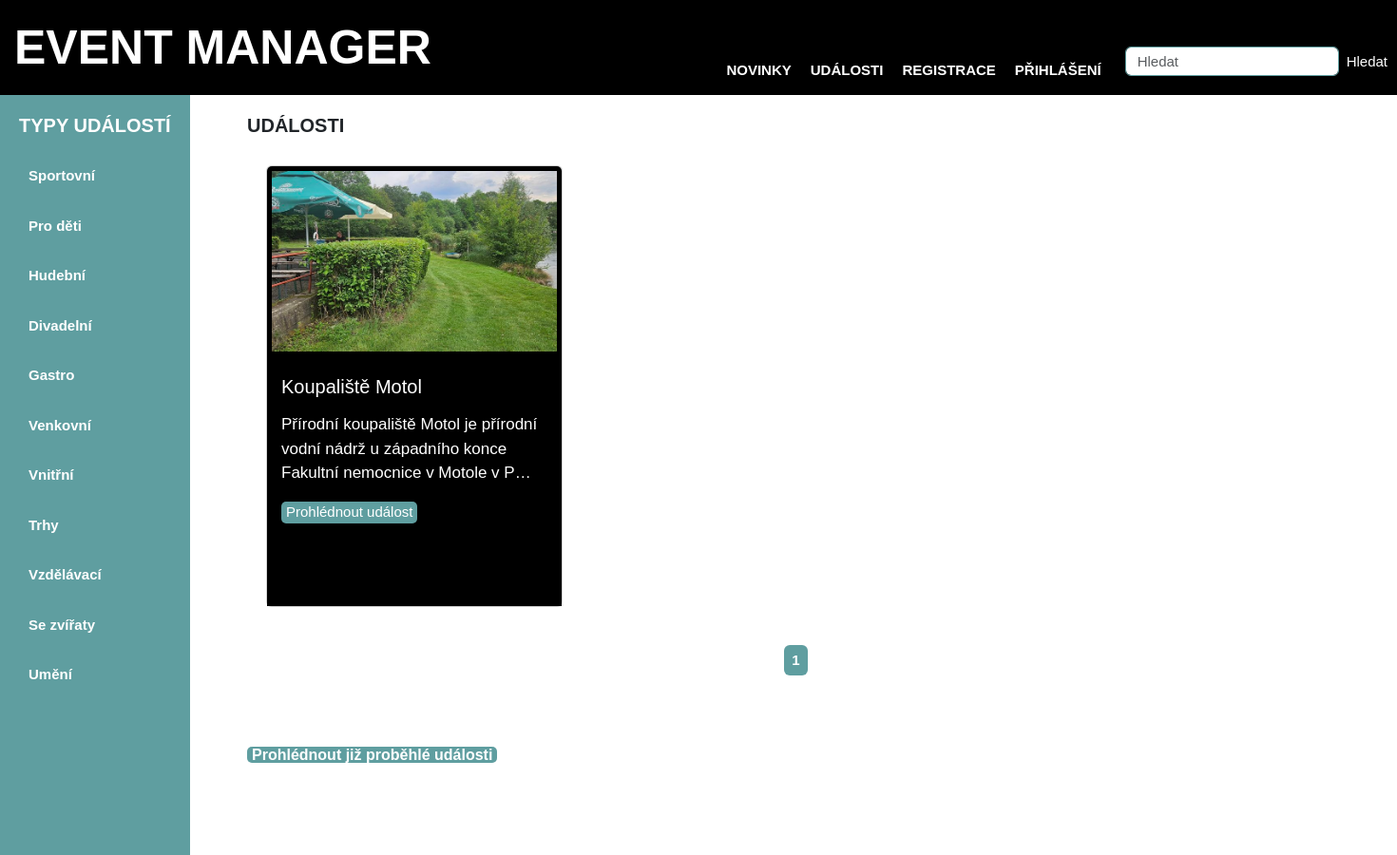
Screenshot of /events/ with the database file from the repository.
### viewer/models.py (models this page shows, shortened)
class EventType(Model):
    name = CharField(max_length=128)
    is_approved = models.BooleanField(default=False)  # Výchozí hodnota je False (ne schváleno)
    class Meta:
        permissions = [
            ('custom_add_eventtype', 'Can add event type'),  # změňte název na něco jedinečného
        ]

class Event(Model):
  name = CharField(max_length=128)
  describtion = CharField(max_length=6000, default="")
  eventType = ManyToManyField(EventType)
  date = DateField(default=timezone.now)
  create_date = DateTimeField(auto_now_add=True)
  place = CharField(max_length=128, default="")
  entry = BooleanField(default=False)
  user = ForeignKey(User, on_delete=DO_NOTHING, default=1)
  link = URLField(max_length=200, blank=True, null=True)
  image = ImageField(upload_to='event_images/', blank=False, null=True)
  attendees = models.ManyToManyField(User, related_name="events_attending", blank=True)
  capacity = models.PositiveIntegerField(null=True, blank=True, default=None)  # None znamená neomezeno
  is_capacity_limited = models.BooleanField(default=False)
  is_approved = models.BooleanField(default=False)  # Výchozí hodnota je False (ne schváleno)

### viewer/views.py (the view)
# urls.py: path('events/', EventsView.as_view(), name='events'),
class EventsView(TemplateView):
    template_name = 'events.html'
    def get_context_data(self, **kwargs):
        context = super().get_context_data(**kwargs)
        today = timezone.now().date()
        one_year_ago = today - timedelta(days=365)
        events = Event.objects.filter(is_approved=True)
        event_type_filter = self.request.GET.get("event_type", "")
        if event_type_filter:
            events = events.filter(eventType__id=int(event_type_filter))
        past_events = events.filter(date__lt=today, date__gte=one_year_ago)
        upcoming_events = events.filter(date__gte=today)
        paginator = Paginator(upcoming_events, 6)
        page_number = self.request.GET.get('page')
        page_obj = paginator.get_page(page_number)
        context['page_obj'] = page_obj
        context['past_events'] = past_events
        return context

### viewer/views.py (called while the page is built)
def global_data(request):
    data = EventType.objects.filter(is_approved=True)
    return {'type_list': data}

### viewer/templates/events.html (shortened to what this page needs)
{% extends "base.html" %}
{% block content %}
<h3>UDÁLOSTI</h3>
<ul class="event-list">
    {% for event in page_obj %}
      <li class="event-item">
          <div class="card">
                {% if event.image %}
                    <img src="{{ event.image.url }}" class="card-img-top" alt="{{ event.title }}">
                {% else %}
                    <img src="..." class="card-img-top" alt="{{ event.title }}">
                {% endif %}
                <div class="card-body">
                    <h5 class="card-title">{{ event.name }}</h5>
                    <p class="card-text">{{ event.describtion|truncatechars:100 }} </p>
                    <a href="/detail/{{event.pk}}" class="btn btn-primary">Prohlédnout událost</a>
                    <br><br>
                    <br><br>
                </div>
            </div>
      </li>
    {% endfor %}
</ul>
<div style="text-align: center; margin-top: 20px;">
    <nav aria-label="Page navigation">
        <ul class="pagination justify-content-center">
            {% for num in page_obj.paginator.page_range %}
                {% if num == page_obj.number %}
                    <li class="page-item active"><a class="page-link" href="?page={{ num }}">{{ num }}</a></li>
                {% elif num > page_obj.number|add:'-3' and num < page_obj.number|add:'3' %}
                    <li class="page-item"><a class="page-link" href="?page={{ num }}">{{ num }}</a></li>
                {% endif %}
            {% endfor %}
        </ul>
    </nav>
</div>
<br>
<br><br>
<a href="javascript:void(0);" id="toggle-past-events" class="button">
    Prohlédnout již proběhlé události
</a>
{% endblock %}

### viewer/templates/base.html (shortened to what this page needs)
<!DOCTYPE html>
<html lang="cs">
<head>
    <link href="https://cdn.jsdelivr.net/npm/bootstrap@5.3.0/dist/css/bootstrap.min.css" rel="stylesheet">
    {% load static %}
    <link rel="stylesheet" href="{% static 'styles.css' %}">
</head>
<body>
    <nav class="header">
        <div class="logo">EVENT MANAGER</div>
        <nav class="nav-bar">
            <a href="{% url 'main_page' %}">NOVINKY</a>
            <a href="{% url 'events' %}">UDÁLOSTI</a>
            {% if request.user.is_authenticated %}
                <a href="{% url 'my_attendees' %}">MOJE AKCE</a>
                <a href="{% url 'my_page' %}">MŮJ ÚČET - {{ request.user.username }}</a>
                <a href="{% url 'logout' %}">ODHLÁSIT</a>
            {% else %}
                <a href="{% url 'sign_up' %}">REGISTRACE</a>
                <a href="{% url 'login' %}">PŘIHLÁŠENÍ</a>
            {% endif %}
            <form class="d-flex" method="get" action="{% url 'search' %}">
                <input type="text" name="query" class="form-control me-2" placeholder="Hledat" aria-label="Search" required="" id="id_query">
                <button class="btn btn-outline-success" type="submit">Hledat</button>
            </form>
        </nav>
    </nav>
    <div class="container">
        <div class="left-sidebar">
            <h3>TYPY UDÁLOSTÍ</h3>
            <ul>
                {% for type in type_list %}
                    {% if type.is_approved %}
                        <li><a href="{% url 'type_filter' type.pk %}">{{ type.name }}</a></li>
                    {% endif %}
                {% endfor %}
            </ul>
        </div>
        <div class="content">
            <div>
                {% block content %}{% endblock %}
            </div>
        </div>
    </div>
    </body>
</html>

### viewer/static/styles.css (style rules this page uses)
body { font-family: RijksText, Arial, sans-serif; margin: 0px }
.header { display: flex; justify-content: space-between; align-items: center; padding-left: 10px; margin-top: 0px; background-color: #000; margin-left: 0px !important; margin-right: 0px; }
.logo { font-size: 50px; font-weight: bold; color: white; margin-left: 5px !important; }
.nav-bar { display: flex; font-size: 18px; justify-content: center; gap: 10px; align-items: flex-end; background-color: #000; margin-right: 10px; margin-bottom: 10px; min-height: 90px; }
.nav-bar a { text-decoration: none; padding: 5px; color: white; }
.container { display: flex; background-color: #FFFFFF !important; padding: 0px; min-height: 100vh; margin-left: 0px !important; }
.content { flex-grow: 1; padding-top: 20px; padding-left: 40px; padding-right: 0px; min-width: 1200px; }
.left-sidebar { width: 200px; min-width: 200px; padding: 20px; background-color: #5F9EA0; border: 0px solid #ddd; font-size: 20px; margin-right: 20px; }
.left-sidebar h3 { margin-bottom: 20px; color: white; }
.left-sidebar ul { list-style-type: none; padding-left: 0; margin: 10; }
.left-sidebar li { margin-bottom: 10px; }
.left-sidebar a { color: white; text-decoration: none; display: block; border-radius: 5px; padding: 10px; }
.event-item { margin: 20px; }
.event-list { display: flex; flex-wrap: wrap; list-style-type: none; padding: 0; gap: 10px; min-width: 1200px; }
.card { width: 312px; display: flex; flex-direction: column; height: 100%; }
.card-img-top { height: 200px; width: 310px; object-fit: cover; background-color: #000; padding: 5px; }
.card-body { width: 310px; flex-grow: 1; background-color: #000; color: white; padding: 15px; flex-direction: column; justify-content: space-between; }
.card-body .btn { align-self: flex-end; margin-top: 0px; }
.card-text { font-size: 17px; }
.card-title { font-size: 20px; margin-top: 5px; margin-bottom: 15px; }
img { width: 500px; height: auto; }
h3 { margin-bottom: 10px; font-size: 20px; font-weight: bold; }
h5 { font-size: 15px; }
a { font-size: 15px; }
.form-control { margin: 10px; display: block; width: 100%; padding: 0.375rem 0.75rem; font-size: 15px; line-height: 1; color: #495057; background-color: #fff; background-clip: padding-box; border: 1px solid #5F9EA0; }
.btn-outline-success { background-color: #000000; color: white; border: none; padding: 15px 0px; height: 5px; border-radius: 5px; font-size: 15px; cursor: pointer; margin: 0px 0 15px 0; }
a.btn { background-color: #5F9EA0; color: white; border: none; padding: 0px 5px; border-radius: 5px; font-size: 15px; cursor: pointer; transition: background-color 0.3s; text-decoration: none; }
.btn-primary { background-color: #5F9EA0; color: white; border-color: #5F9EA0; }
.button { background-color: #5F9EA0; color: white; border: none; padding: 0px 5px; border-radius: 5px; font-size: 16px; cursor: pointer; text-decoration: none; }
a { color: #000; text-decoration: none; font-weight: bold; font-size: 15px; }
.pagination { list-style: none; padding: 0; margin: 0; }
.pagination .page-item { display: inline-block; margin-right: 5px; }
.pagination .page-link { padding: 5px 8px; color: #5F9EA0; text-decoration: none; border: 0px solid #ddd; border-radius: 0px; font-size: 15px; }

### rows the page displays
EventType: name "Sportovní"
EventType: name "Pro děti"
EventType: name "Hudební"
EventType: name "Divadelní"
EventType: name "Gastro"
EventType: name "Venkovní"
EventType: name "Vnitřní"
EventType: name "Trhy"
EventType: name "Vzdělávací"
EventType: name "Se zvířaty"
EventType: name "Umění"
Event: image (picture), name "Koupaliště Motol", describtion "Přírodní koupaliště Motol je přírodní vodní nádrž u západního konce Fakultní nemocnice v Motole v P…"

### other values shown
{{ num }} "1"
